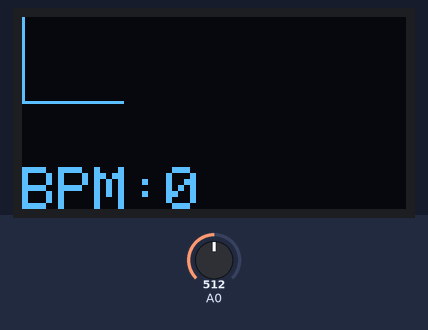
Recording of a sketch running on a simulated Arduino Uno, built with avr-gcc and run on an emulated ATmega328P. Parts: 128×64 one-colour display. The inputs (shaded band) are chosen by the test bench; at power-on: A0 = 512. What the sketch prints to the serial monitor is not drawn.

Above: at 1.2 s.
1.3 s: A0 set to 122
At 4.1 s:
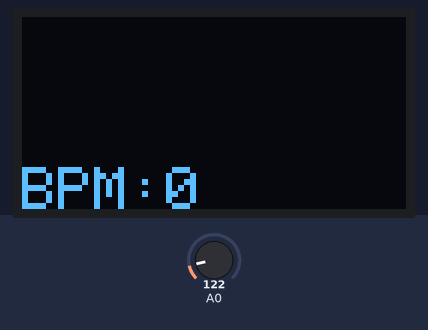
4.3 s: A0 set to 306
At 4.78 s:
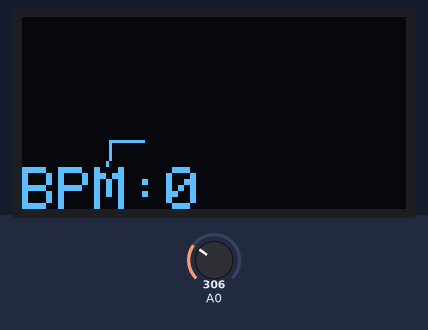
5.8 s: A0 set to 117
At 6.5 s:
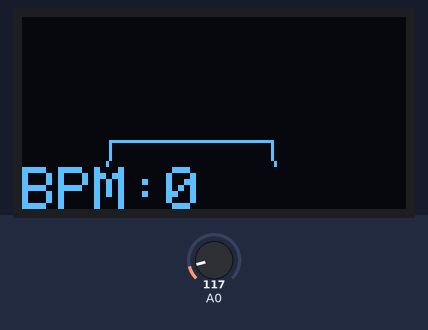
Timing chart, 0 to 8.8 s (numbered marks = the images above; inputs shaded):
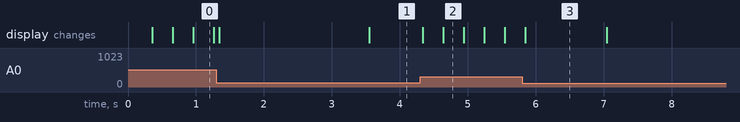

The sketch:

Heart_Rate_Oled_Serial.ino
```cpp
//include Liblary Timer
#include <Timer.h>

#include <Adafruit_SSD1306.h>
#include <Adafruit_GFX.h>

#define OLED_Address 0x3C // 0x3C device address of I2C OLED. Few other OLED has 0x3D
Adafruit_SSD1306 oled(128, 64); // create our screen object setting resolution to 128x64
int a=0;
int lasta=0;
int lastb=0;
int LastTime=0;
int ThisTime;
bool BPMTiming=false;
bool BeatComplete=false;
int BPM=0;

#define UpperThreshold 560
#define LowerThreshold 530

//Sediakan variabel untuk timer
Timer t;

unsigned long waktusebelum2 = 0;
unsigned long interval2 = 2000;

void setup() {
  Serial.begin(9600);
  oled.begin(SSD1306_SWITCHCAPVCC, OLED_Address);
  oled.clearDisplay();
  oled.setTextSize(2);

  //kirim data setiap 2 detik
//  t.every(1000, kirimdata);
}

void loop() {
kirimdata();
BPMREAD();
}

void kirimdata(){
 unsigned long waktusekarang2 = millis();
 if(waktusekarang2-waktusebelum2 >= interval2){

Serial.println(BPM);//MANAPILKAN NILAI KE SERIAL MONITOR
//delay(1000);
 waktusebelum2 = millis();
}
}

void BPMREAD(){
  //update timer
//  t.update();

  if(a>127){
    oled.clearDisplay();
    a=0;
    lasta=a;
  }
  ThisTime=millis();
  int value=analogRead(0);
  oled.setTextColor(WHITE);
  int b=60-(value/16);
  oled  .writeLine(lasta,lastb,a,b,WHITE);
  lastb=b;
  lasta=a;
  if(value>UpperThreshold){
    if(BeatComplete){
      BPM=ThisTime-LastTime;
      BPM=int(60/(float(BPM)/1000));
      BPMTiming=false;
      BeatComplete=false;
      tone(8,1000,250);
    }
    if(BPMTiming==false){
    LastTime=millis();
    BPMTiming=true;
    }
  }
  if((value<LowerThreshold)&(BPMTiming))
BeatComplete=true;
oled.writeFillRect(0,50,128,16,BLACK);
oled.setCursor(0,50);
oled.print("BPM:");
oled.print(BPM);
oled.display();
a++;
}
```

Measured:
- after the input at 4.3 s, the display: first changes at once (image 2 shows a later state)
- what the display in image 3 shows lasts 1.2 s, from 5.8 s to 7.0 s
